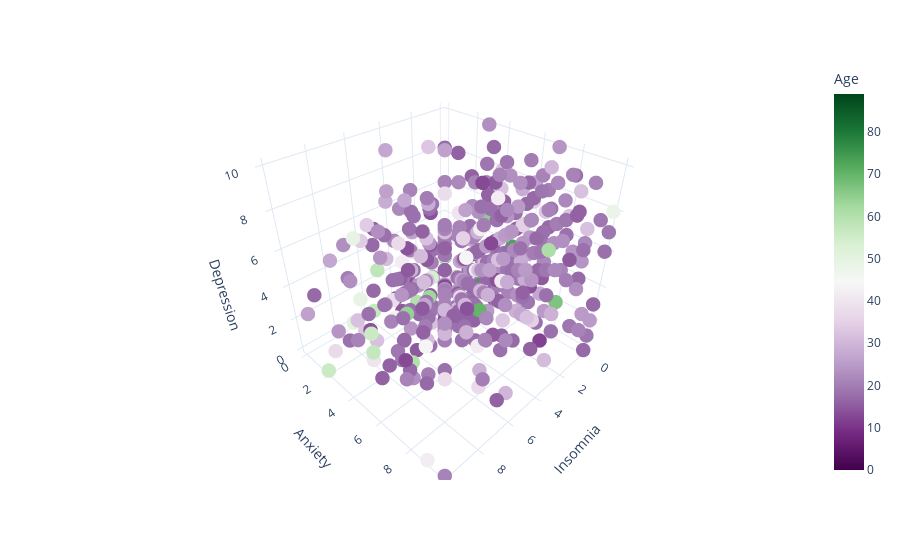

The code cell stored with this chart in its notebook:
### Code cell
fig = px.scatter_3d(df, x='Insomnia', y='Anxiety', z='Depression', color='Age', color_continuous_scale="PRGn", template = 'plotly_white')
fig.update_traces(marker=dict(size=5))
fig.show()

### Figure 1 — Plotly figure (JSON) as saved in the notebook; plotly's stock layout.template omitted (floating-point values rounded to 4 significant figures; data arrays with more than 128 entries replaced by an {"elided": "..."} marker saying what was removed)
{"data": [{"hovertemplate": "Insomnia=%{x}<br>Anxiety=%{y}<br>Depression=%{z}<br>Age=%{marker.color}<extra></extra>", "legendgroup": "", "marker": {"color": {"elided": "736 float values"}, "coloraxis": "coloraxis", "symbol": "circle", "size": 5}, "mode": "markers", "name": "", "scene": "scene", "showlegend": false, "x": {"elided": "736 float values"}, "y": {"elided": "736 float values"}, "z": {"elided": "736 float values"}, "type": "scatter3d"}], "layout": {"scene": {"domain": {"x": [0.0, 1.0], "y": [0.0, 1.0]}, "xaxis": {"title": {"text": "Insomnia"}}, "yaxis": {"title": {"text": "Anxiety"}}, "zaxis": {"title": {"text": "Depression"}}}, "coloraxis": {"colorbar": {"title": {"text": "Age"}}, "colorscale": [[0.0, "rgb(64,0,75)"], [0.1, "rgb(118,42,131)"], [0.2, "rgb(153,112,171)"], [0.3, "rgb(194,165,207)"], [0.4, "rgb(231,212,232)"], [0.5, "rgb(247,247,247)"], [0.6, "rgb(217,240,211)"], [0.7, "rgb(166,219,160)"], [0.8, "rgb(90,174,97)"], [0.9, "rgb(27,120,55)"], [1.0, "rgb(0,68,27)"]]}, "legend": {"tracegroupgap": 0}, "margin": {"t": 60}}}
